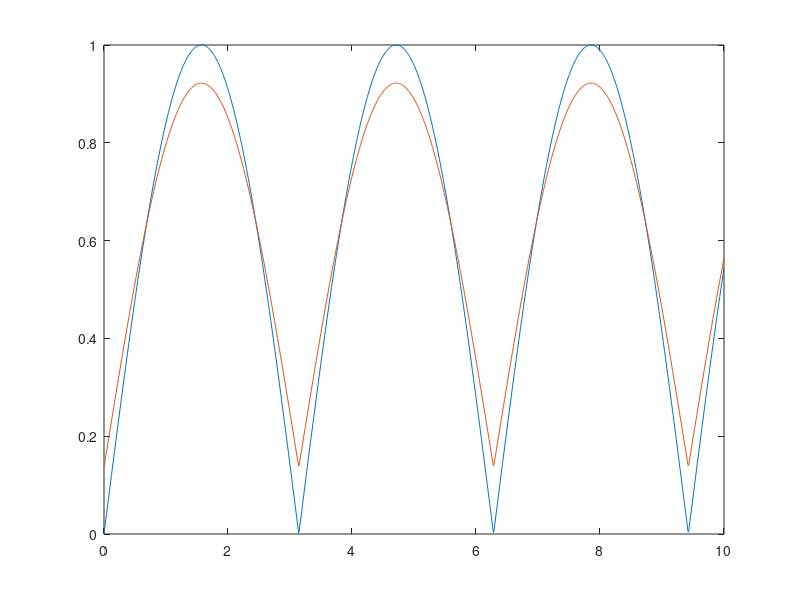
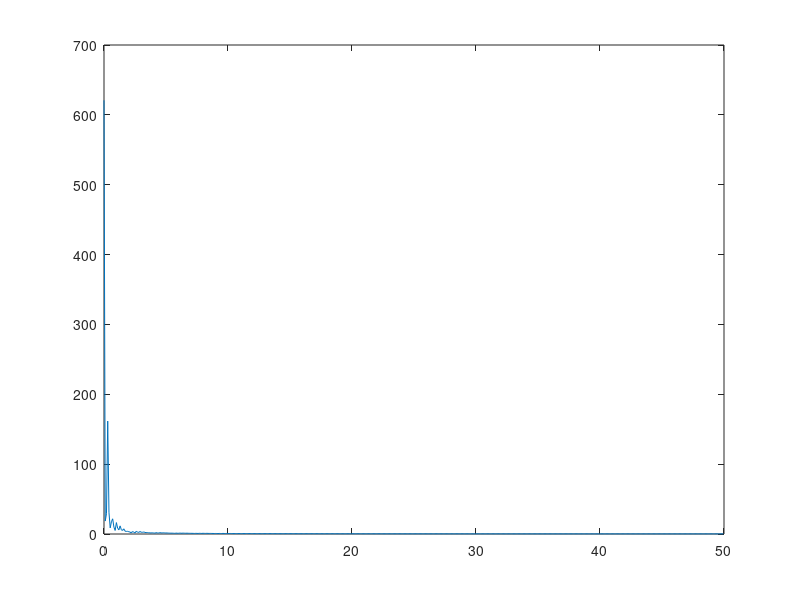
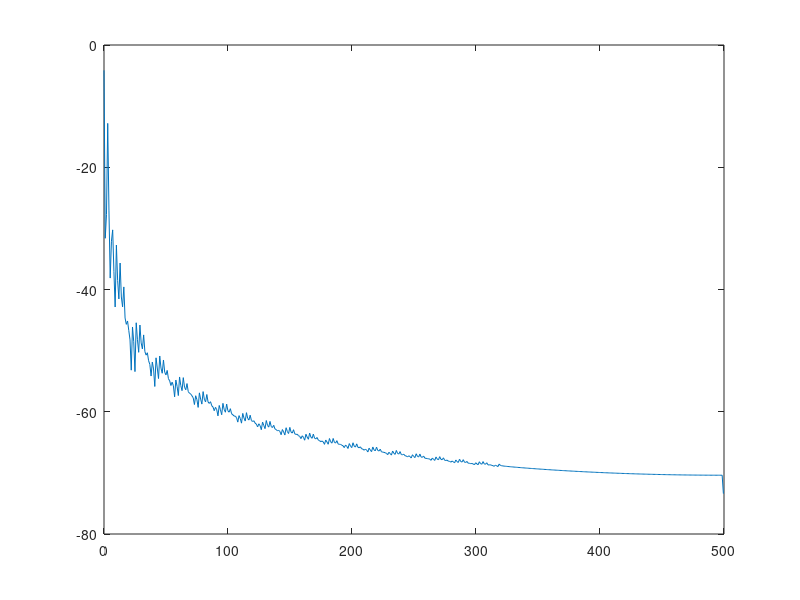

Recreate these plots in MATLAB, in order.
##zadanie2
t = 0:0.01:10;
y = abs(sin(t));
omega = 2;
z = 2/pi;
for n=1:100
	z=z+1/(1-4*n^2)*cos(n*omega*t);
endfor;

figure(1)
plot(t,y, t,z)


##widmo amplitudy
n = 100;

widmoamp = fft(z);
widmoamp = widmoamp(1:length(z)/2+1);
f = 0:n/length(z):n/2;


figure(2);
plot(f,abs(widmoamp));

##moc


Fs=1000;


N = length(z);
trans = fft(z);
trans = trans(1:N/2+1);
msw = (1/(Fs*N)) * abs(trans).^2;
msw(2:end-1) = 2*msw(2:end-1);
f = 0:Fs/length(z):Fs/2;

figure(3)
plot(f,10*log10(msw))

